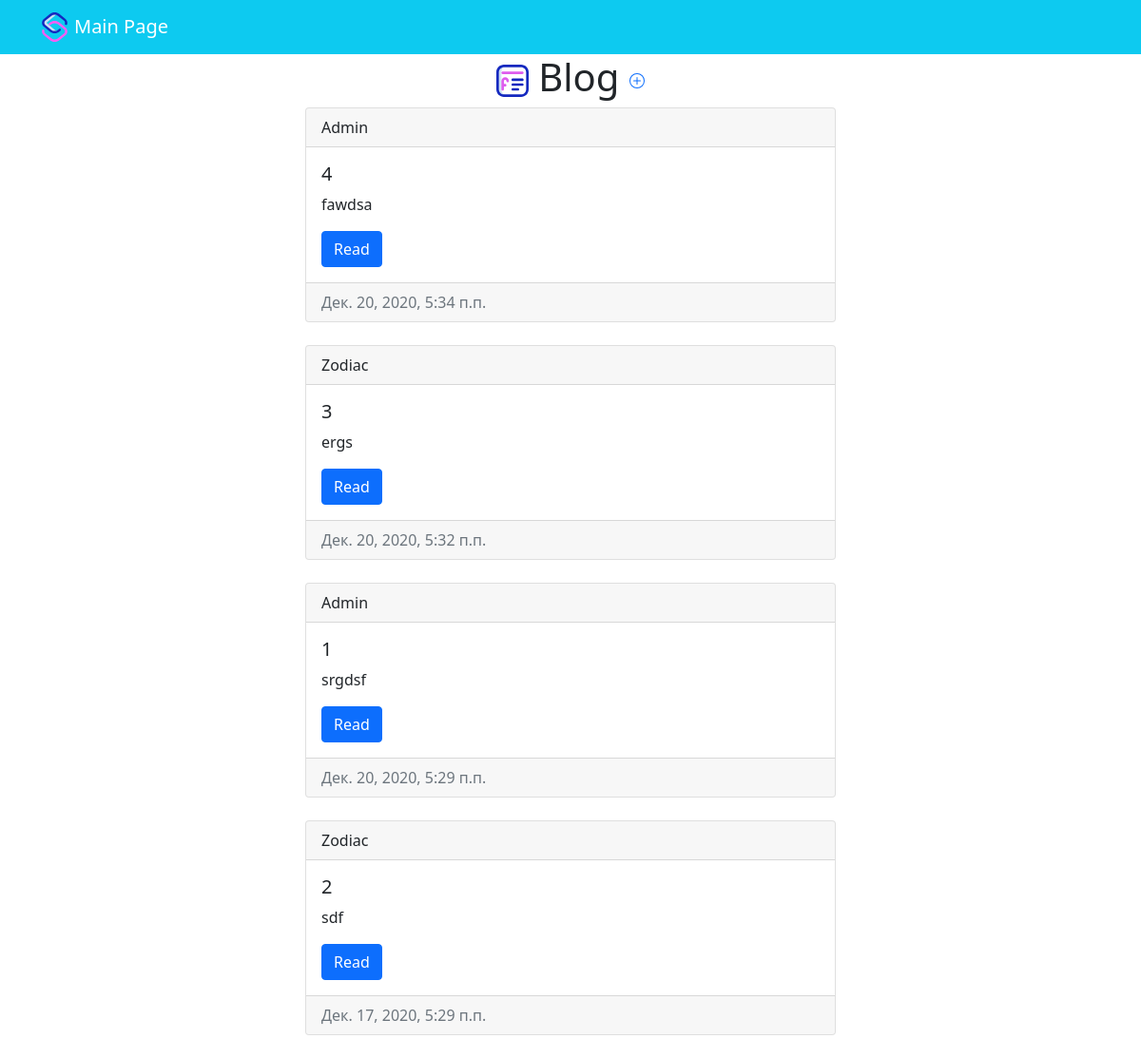
The app's page /, older data.
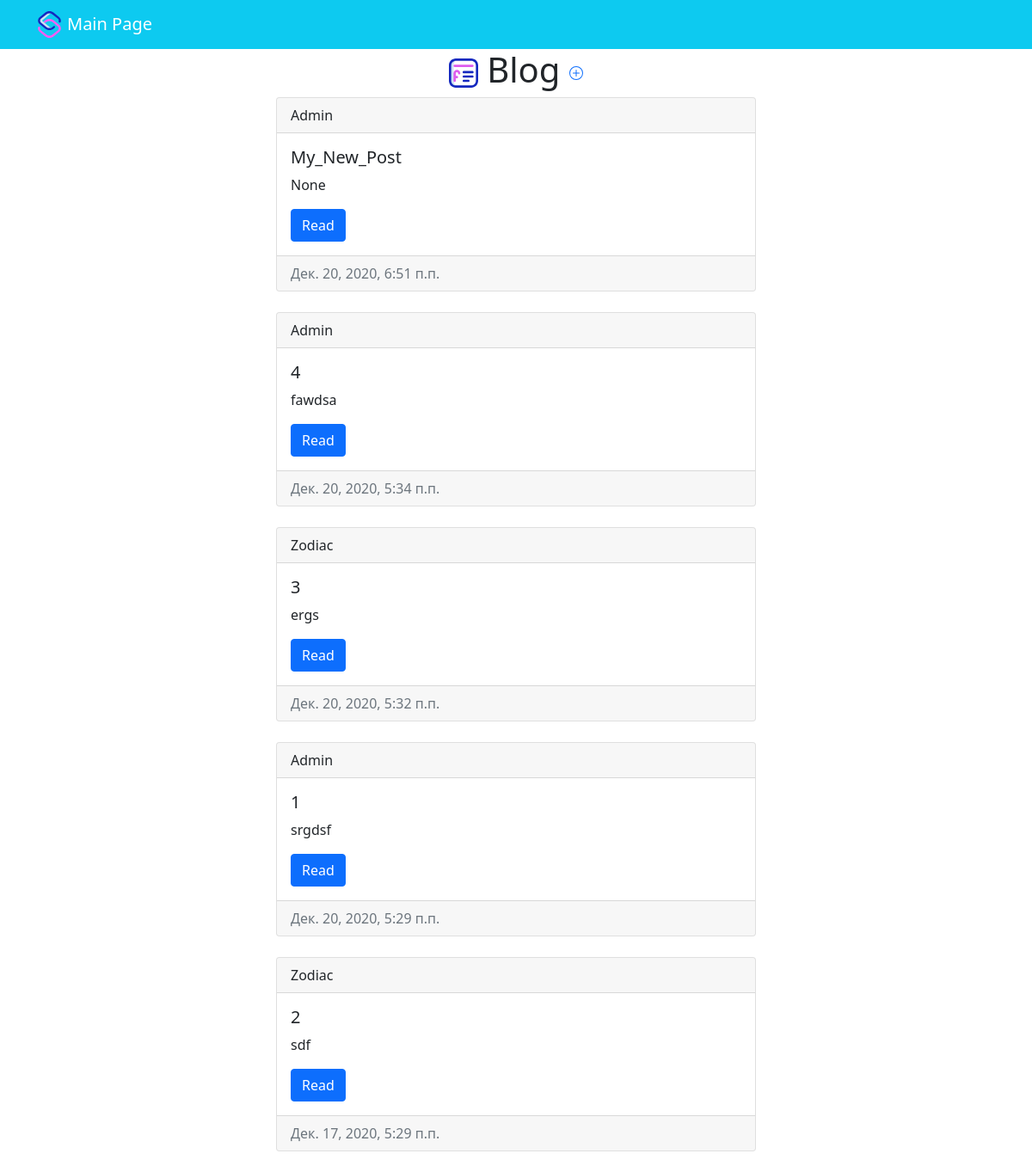
The same page, newer data.
### mysite/models.py (models this page shows, shortened)
class Post(models.Model):
    author = models.ForeignKey(settings.AUTH_USER_MODEL, on_delete=models.CASCADE)
    title = models.CharField(max_length=200)
    shortText = models.TextField(max_length=120, blank=True, null=True)
    text = models.TextField()
    created_date = models.DateTimeField(default=timezone.now)
    published_date = models.DateTimeField(blank=True, null=True)

### mysite/views.py (the view)
# urls.py: path('', views.post_list, name='post_list'),
def post_list(request):
    posts = Post.objects.filter(published_date__lte=timezone.now()).order_by('-published_date')
    return render(request, 'mysite/post_list.html', {'posts': posts})

### templates/mysite/post_list.html (shortened to what this page needs)
{% extends 'mysite/base.html' %}
{% block content %}
    {% for post in posts %}
        <div class="card">
            <div class="card-header">
                {{ post.author|capfirst }}
            </div>
            <div class="card-body">
                <h5 class="card-title">{{ post.title }}</h5>
                <p class="card-text">{{ post.shortText }}</p>
                <a href="{% url 'post_detail' pk=post.pk %}" class="btn btn-primary">Read</a>
            </div>
            <div class="card-footer text-muted">
                {{ post.published_date }}
            </div>
        </div>
    {% endfor %}
{% endblock %}

Row changes from the older to the newer data that the page shows:
added Post: author "Admin", title "My_New_Post", shortText "None", published_date "Дек. 20, 2020, 6:51 п.п."
